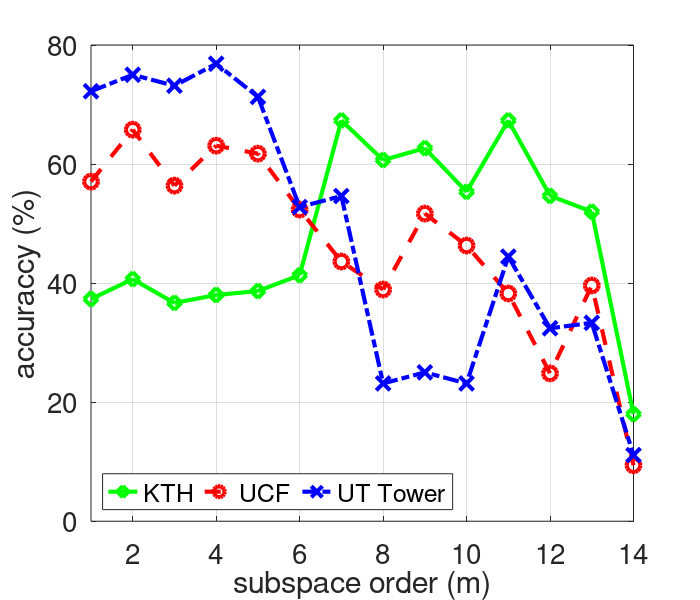

MATLAB code to generate this figure: (Note: a time limit stopped this script after it produced the figure.)
clear all
close all
clc
%To save in eps depsc2
%To save in png dpng

%% NN: Projection Metric: KTH & UCF

PM_kth = [37.3333   40.6667   36.6667   38.0000   38.6667   41.3333   67.3333   60.6667   62.6667   55.3333   67.3333   54.6667   52.0000   18.0000];
PM_ucf = [57.0470   65.7718   56.3758   63.0872   61.7450   52.3490   43.6242   38.9262   51.6779   46.3087   38.2550   24.8322 39.5973    9.3960];
PM_ut  = [72.2222   75.0000   73.1481   76.8519   71.2963   52.7778   54.6296   23.1481   25.0000   23.1481   44.4444   32.4074   33.3333   11.1111 ];

plot(PM_kth, '-gd', 'LineWidth',3,'MarkerSize',10);

hold on
plot(PM_ucf, '--ro', 'LineWidth',3,'MarkerSize',10);
plot(PM_ut, '-.bx', 'LineWidth',3,'MarkerSize',10);
%title('Projection Metric','FontSize',20);
legend('KTH','UCF', 'UT Tower', 'Location', 'southwest','orientation','horizontal');
ylabel('accuraccy (%)','FontSize',20)
xlabel('subspace order (m)','FontSize',20)
set(gca,'FontSize',20); 

ylim([0 80])
xlim([1 14])

%To save
width = 7;     % Width in inches
height = 6;    % Height in inches

set(gcf,'InvertHardcopy','on');
set(gcf,'PaperUnits', 'inches');
papersize = get(gcf, 'PaperSize');
left = (papersize(1)- width)/2;
bottom = (papersize(2)- height)/2;
myfiguresize = [left, bottom, width, height];
set(gcf,'PaperPosition', myfiguresize);
grid

%Home
%print('/media/johanna/HD1T/latex-svn/wacv_2016_b/v10/images/experiments/PM_kth_ucf_ut','-depsc2','-r300');
%Nicta
print('/home/johanna/latex-svn/wacv_2016_b/v11/images/experiments/PM_kth_ucf_ut','-depsc2','-r300');


%% Kernels: LED_POLY: KTH & UCF & UT
figure()

led_poly_kth = [86.6667   89.3333   89.3333   88.0000   88.6667   90.0000   90.6667   90.6667   91.3333   91.3333   92.0000   92.0000   91.3333   92.0000   92.0000   92.0000   92.6667   92.6667   92.6667   92.6667];
led_poly_ucf = [75.1678   72.4832   72.4832   71.8121   70.4698   70.4698   70.4698   70.4698   71.8121   71.8121   71.8121   71.8121   71.8121   72.4832   71.8121   71.8121   72.4832   73.1544   73.1544   73.1544];
led_poly_ut  = [83.3333   87.9630   86.1111   85.1852   85.1852   85.1852   85.1852   85.1852   86.1111   85.1852   85.1852   84.2593   85.1852   85.1852 ];
    

plot(led_poly_kth(1:14), '-gd','LineWidth',3,'MarkerSize',10)
hold on
plot(led_poly_ucf(1:14), '--ro','LineWidth',3,'MarkerSize',10)
plot(led_poly_ut(1:14), '-.bx','LineWidth',3,'MarkerSize',10)

l = title('$K_{LED}^{Poly}$','FontSize',20);
set(l,'Interpreter','Latex');

ylim([60 100])
xlim([1 14])
legend('KTH', 'UCF','UT Tower','Location', 'northwest','orientation','horizontal');
ylabel('(%)','FontSize',20)
xlabel('D','FontSize',20)
set(gca,'FontSize',20);

width = 8;     % Width in inches
height = 7;    % Height in inches

set(gcf,'InvertHardcopy','on');
set(gcf,'PaperUnits', 'inches');
papersize = get(gcf, 'PaperSize');
left = (papersize(1)- width)/2;
bottom = (papersize(2)- height)/2;
myfiguresize = [left, bottom, width, height];
set(gcf,'PaperPosition', myfiguresize);
grid


%Home
%print('/media/johanna/HD1T/latex-svn/wacv_2016_b/v10/images/experiments/LED_POLY_kth_ucf_ut','-depsc2','-r300');
%Nicta
print('/home/johanna/latex-svn/wacv_2016_b/v11/images/experiments/LED_POLY_kth_ucf_ut','-depsc2','-r300');

%% Kernels: LED_RBF: KTH & UCF & UT
figure

load('./kth/dim_14/kernels/LED_RBF_all_delta_performance.mat');
led_rbf_kth = test_acc;

load('./ucf_sports/dim_14/classification/3-kernels/LED_RBF_all_delta_performance.mat')
led_rbf_ucf = test_acc;

load('ut_tower/classification/3-kernels/LED_RBF_all_delta_performance.mat');
led_rbf_ut = test_acc;

plot(delta, led_rbf_kth, '-gd','LineWidth',3,'MarkerSize',10)
hold on
plot(delta, led_rbf_ucf, '--ro','LineWidth',3,'MarkerSize',10)
plot(delta, led_rbf_ut, '-.bx','LineWidth',3,'MarkerSize',10)
ylabel('(%)','FontSize',20)
xlabel('\delta','FontSize',20)
set(gca,'FontSize',20);

l= title('$K_{LED}^{rbf}$','FontSize',20);
set(l,'Interpreter','Latex');
ylim([0 105])
%xlim([1 14])
legend('KTH', 'UCF','UT Tower','Location', 'northwest','orientation','horizontal');
ylabel('(%)','FontSize',20)
xlabel('D','FontSize',20)
set(gca,'FontSize',20);

width = 8;     % Width in inches
height = 7;    % Height in inches

set(gcf,'InvertHardcopy','on');
set(gcf,'PaperUnits', 'inches');
papersize = get(gcf, 'PaperSize');
left = (papersize(1)- width)/2;
bottom = (papersize(2)- height)/2;
myfiguresize = [left, bottom, width, height];
set(gcf,'PaperPosition', myfiguresize);
grid


%Home
%print('/media/johanna/HD1T/latex-svn/wacv_2016_b/v10/images/experiments/LED_RBF_kth_ucf_ut','-depsc2','-r300');
%Nicta
print('/home/johanna/latex-svn/wacv_2016_b/v11/images/experiments/LED_RBF_kth_ucf_ut','-depsc2','-r300');

%% Kernels: ProjPOLY: 
%plot_Proj_Poly_I (Se ve muy fea) 
plot_Proj_Poly_II
%% Kernels: Proj_RBF: 
figure()
%plot_Proj_rbf_I(Se ve muy fea) 
plot_Proj_rbf_II
